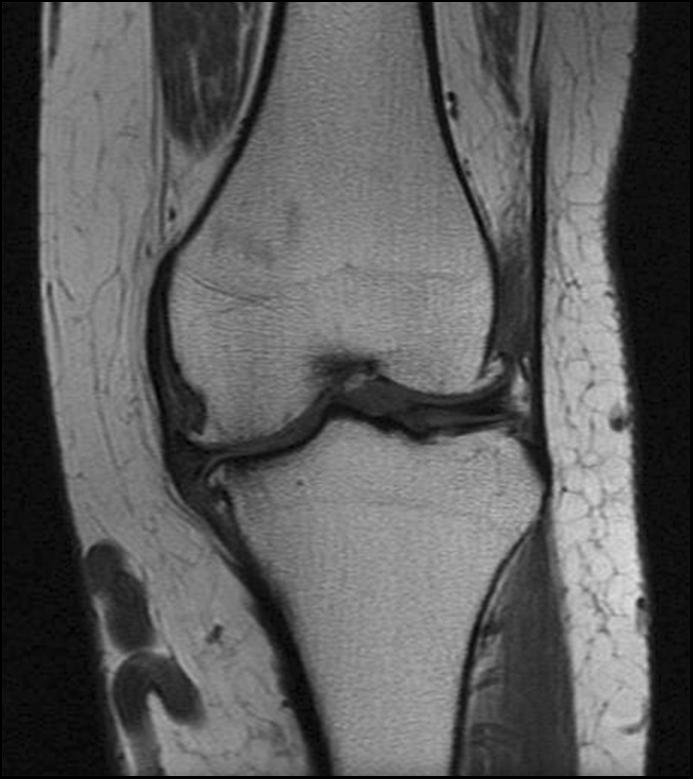
%> input picture lab9/src/knee.png, 693 x 779 px
$ octave A.m   (GNU Octave 9; MATLAB toolbox functions it lacks are replaced by stand-ins)
%> lines starting %> are read from the running program, lines starting %| are printed output that depends on the picture; in (x1, y1, x2, y2) boxes, pixels count from 0 and x2, y2 are one past the last pixel; in counts of white or black regions, pixels touching at a corner belong together; the program's own positions count from 1
close all;
clearvars;
clc;

I = imread('src/knee.png');
%> I is the input picture: size 779x693 uint8; min 0, max 225, mean 91.7

figure;
imshow(I);

I = double(I);
%> I: size 779x693 double

% [X, Y] = ginput(1);
%
% X = floor(X);
% Y = floor(Y);

X = 200;
Y = 350;

[size_x, size_y] = size(I);
%> size_x = 779; size_y = 693

visited = zeros(size_x, size_y);
segmented = zeros(size_x, size_y);

stack = zeros(10000, 2);
iStack = 1;

stack(iStack, 1) = X;
stack(iStack, 2) = Y;
iStack = iStack + 1;

visited(X, Y) = 1;
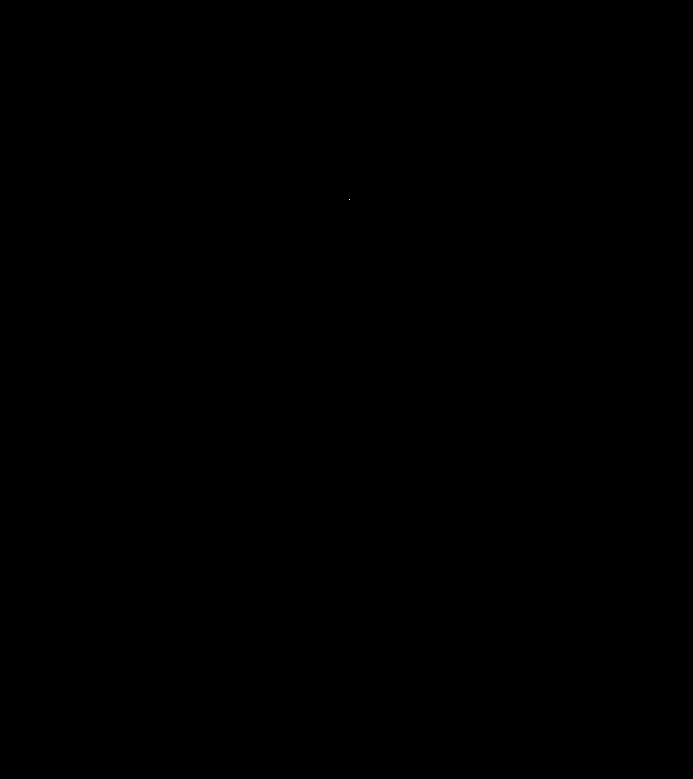
%> visited: size 779x693 double; values 0 (black) and 1 (white), 0% white in thin lines or dots, all inside (x1, y1, x2, y2) = (349, 199, 350, 200)
segmented(X, Y) = 1;

nS = 0;
mV = 0;

while iStack > 1
    iStack = iStack - 1;
    X = stack(iStack, 1);
    Y = stack(iStack, 2);
    nS = nS + 1;

    if X == 1 || Y == 1 || X == size_x || Y == size_y
        continue;
    end

    neighbours = [X+1, Y+1; X+1, Y; X+1, Y-1; X, Y+1; X, Y-1; X-1, Y+1; X-1, Y; X-1, Y-1];

    mV = (mV*(nS - 1) + I(X,Y)) / nS;

    for i = 1:8
       nX = neighbours(i, 1);
       nY = neighbours(i, 2);

       if(abs(I(nX, nY) - mV) < 35 && visited(nX, nY) == 0)
           segmented(nX, nY) = 1;
           stack(iStack, 1) = nX;
           stack(iStack, 2) = nY;
           iStack = iStack + 1;
       end
       visited(nX, nY) = 1;
    end

end
%> this loop made 92206 passes
%> (X, Y, mV) on passes 2 to 4: (199, 349, 121), (198, 348, 122.3), (197, 347, 123.5)
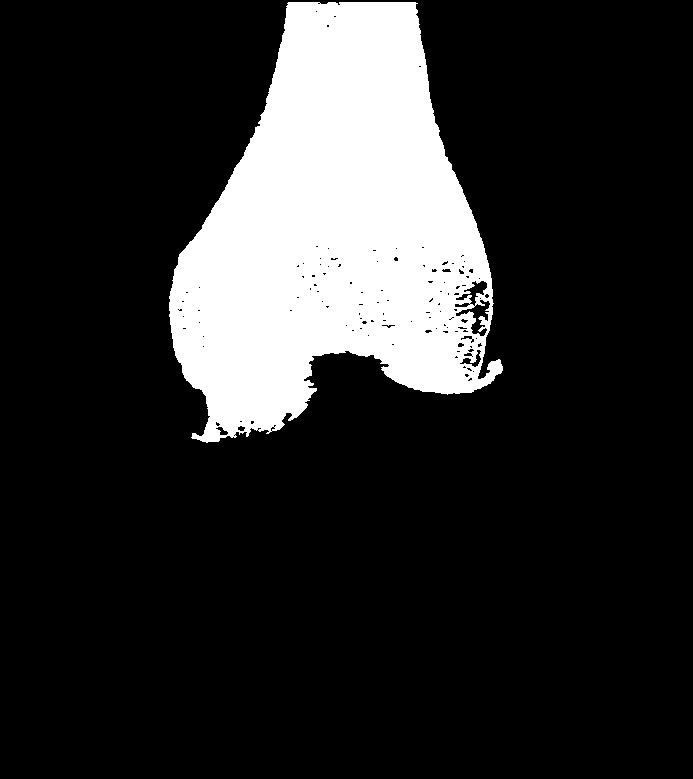
%> segmented: size 779x693 double; values 0 (black) and 1 (white), 17.1% white; 1 white region, box (x1, y1, x2, y2) and area: (169, 2, 503, 443) 92206
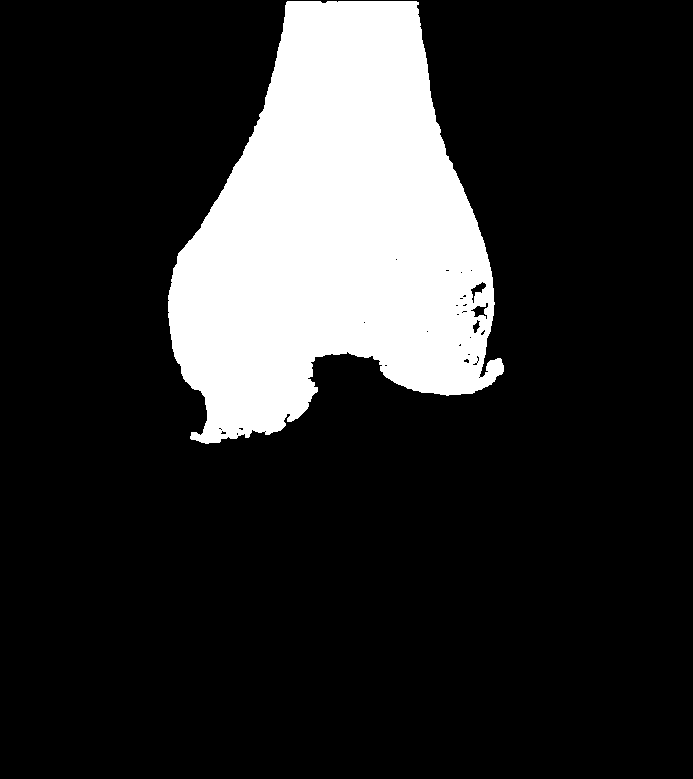
%> visited: size 779x693 double; values 0 (black) and 1 (white), 17.7% white; 1 white region, box (x1, y1, x2, y2) and area: (168, 1, 504, 444) 95309
%> after the loop, iStack = 1; mV = 120.4; nS = 92206

figure;
imshow(segmented, []);
